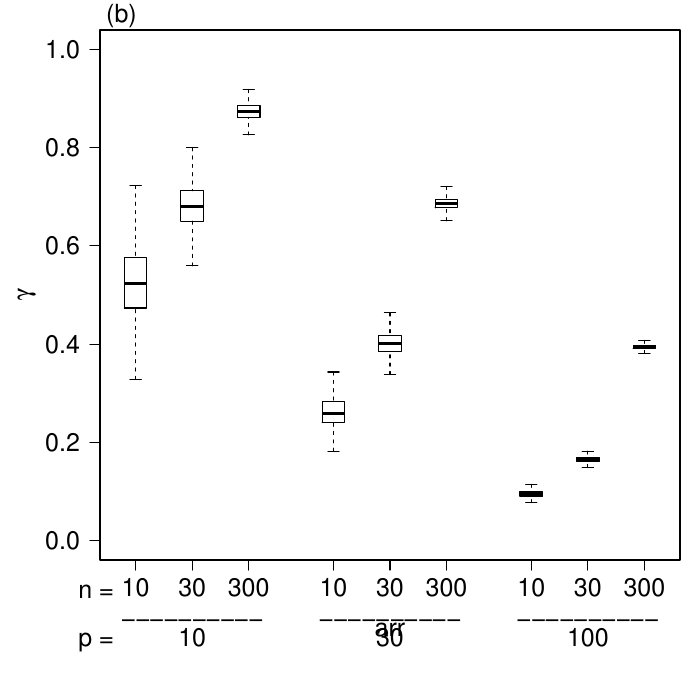

Source code (R):
# Distribution of γ values for diﬀerent samples of size n = {10,30,300}
# from a multivariate normal distribution with p = {10,30,100} simulated
# 1000 times for AR(1) structure as a true covariance matrix and as a target


library(MASS) 

# t.ar1 function 

t.ar1 <-  function(x) { # The function that estimate "t" in case of AR(1)
  n <- nrow(x)          # covariance structure given in equation 3.19. 
  p <- ncol(x)          # We will mention it in a comment wherever it is
  cor.psi <- cor(x)     # required
  sum <- 0
  for(t in 2:p){
    sum <- sum + cor.psi[t,t-1]
  }
  hat.t <- sum/(p-1)
}

n <- c(10, 30, 300)
p <- c(10, 30, 100)
t <- 0.5 # True t value for AR(1) covariance structure as a true covariance matrix

gamma <- matrix(NA, 3,3)
res <- replicate(1000,{
  
  for(i in 1:length(p)){
    for(j in 1:length(n)){
      sigma <-  t ^ outer(1:p[i], 1:p[i], function(aa, bb) abs(aa - bb))
      x <- mvrnorm(n=n[j], mu= rep(0,p[i]), Sigma=sigma)
      # Estimate t using t.ar1() function
      t.hat <- t.ar1(x)
      # Estimate true covariance matrix 
      AR1.hat <- t.hat ^ outer(1:p[i], 1:p[i], function(aa, bb) abs(aa - bb)) 
      # Calculate gamma values see section 3.3
      k <- seq(0,p[i]-1)
      gamma[i,j] <- 1/(1+sum(abs(cor(x) - AR1.hat))/(p[i]+sum(2*k*(t.hat)^(p[i]-k))))
    }
  }
  gamma
})
vec <- as.vector(res)
arr <- as.vector(array(c(1,4,7,2,5,8,3,6,9),dim = c(3,3,1000)))

pdf(file="Ch03_Fig01(b).pdf")
par(mar=c(7,5,1.5,1))
boxplot(vec~arr, outline=FALSE, ylab= expression(gamma),
        ylim=c(0,1), las=1, xaxt="n", at=c(1,3,5,8,10,12,15,17,19),
        cex.axis=1.5, cex.lab=1.5)
axis(1, at=c(1,3,5,8,10,12,15,17,19), labels = rep(c(10, 30, 300),3),
     cex.axis=1.5)
mtext("(b)",at=0.5, line = 0.2, cex= 1.5)
mtext("n =",at=-0.4, line = -28.6, cex= 1.5)
mtext("--",at= 1:5, line = -30, cex= 1.5)
mtext("--",at= 8:12, line = -30, cex= 1.5)
mtext("--",at= 15:19, line = -30, cex= 1.5)
mtext("p =",at= -0.4, line = -31, cex= 1.5)
mtext("10",at= 3, line = -31, cex= 1.5)
mtext("30",at= 10, line = -31, cex= 1.5)
mtext("100",at= 17, line = -31, cex= 1.5)
dev.off()